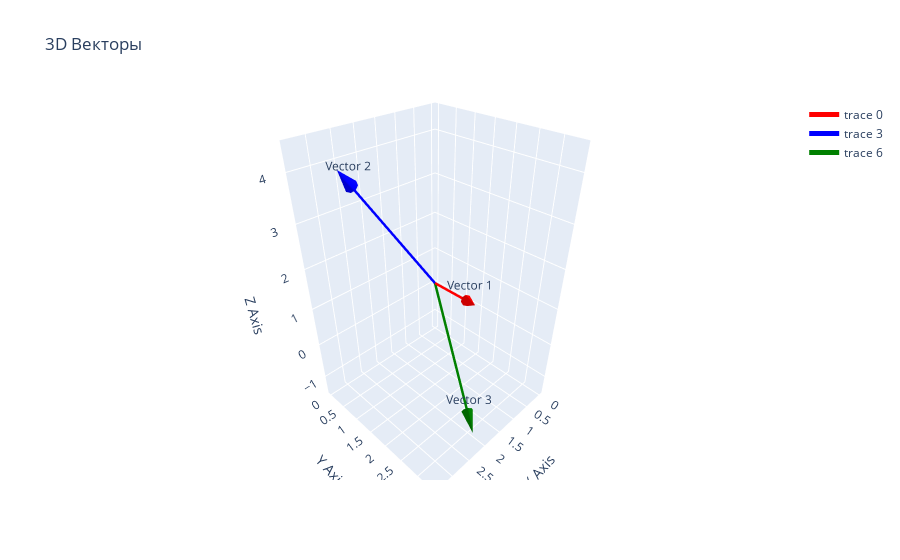

Notebook code for this chart:
### Markdown cell above
Ниже пример использования данной функции, где каждому вектору из массива можно поставить в соответствие цвет и лэйбл.

### Code cell
vectors = np.array([[1, 2, 1],
                    [3, 1, 4],
                    [2, 3, -1]])
colors = ['red', 'blue', 'green']
labels = ['Vector 1', 'Vector 2', 'Vector 3']

plot_vectors(vectors, colors=colors, labels=labels)

### Figure 1 — Plotly figure (JSON) as saved in the notebook; plotly's stock layout.template omitted (floating-point values rounded to 4 significant figures)
{"data": [{"line": {"color": "red", "width": 5}, "mode": "lines", "type": "scatter3d", "x": [0, 1], "y": [0, 2], "z": [0, 1]}, {"colorscale": [[0, "red"], [1, "red"]], "showscale": false, "sizemode": "absolute", "sizeref": 0.5, "type": "cone", "u": [1], "v": [2], "w": [1], "x": [1], "y": [2], "z": [1]}, {"mode": "text", "showlegend": false, "text": ["Vector 1"], "textposition": "top center", "type": "scatter3d", "x": [1], "y": [2], "z": [1]}, {"line": {"color": "blue", "width": 5}, "mode": "lines", "type": "scatter3d", "x": [0, 3], "y": [0, 1], "z": [0, 4]}, {"colorscale": [[0, "blue"], [1, "blue"]], "showscale": false, "sizemode": "absolute", "sizeref": 0.5, "type": "cone", "u": [3], "v": [1], "w": [4], "x": [3], "y": [1], "z": [4]}, {"mode": "text", "showlegend": false, "text": ["Vector 2"], "textposition": "top center", "type": "scatter3d", "x": [3], "y": [1], "z": [4]}, {"line": {"color": "green", "width": 5}, "mode": "lines", "type": "scatter3d", "x": [0, 2], "y": [0, 3], "z": [0, -1]}, {"colorscale": [[0, "green"], [1, "green"]], "showscale": false, "sizemode": "absolute", "sizeref": 0.5, "type": "cone", "u": [2], "v": [3], "w": [-1], "x": [2], "y": [3], "z": [-1]}, {"mode": "text", "showlegend": false, "text": ["Vector 3"], "textposition": "top center", "type": "scatter3d", "x": [2], "y": [3], "z": [-1]}], "layout": {"scene": {"xaxis": {"title": {"text": "X Axis"}}, "yaxis": {"title": {"text": "Y Axis"}}, "zaxis": {"title": {"text": "Z Axis"}}}, "title": {"text": "3D Векторы"}}}
